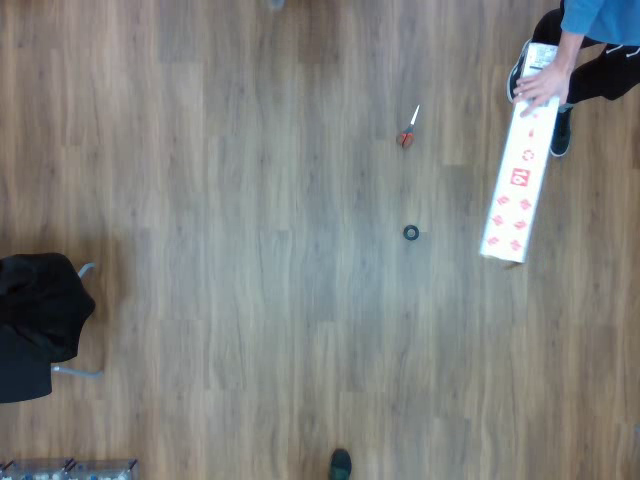
#> input picture frame 89 of 10.mp4, 640 x 480 px, given in place of object_detection_depth_2.mp4, which was not available
$ python opencv-video-playback.py
#> lines starting #> are read from the running program, lines starting #| are printed output that depends on the picture
import numpy as np
import cv2

cap = cv2.VideoCapture('recordings/old/object_detection_depth_2.mp4')
print(cap.isOpened())

# Loop over all frames
ret = True
while(True):

  # Read frame
  ret, frame = cap.read()
#> frame is the input picture: shape (480, 640, 3); mean B, G, R 127.2, 129.5, 128
#   print(ret)

  if ret:
    # print("ret")
    # Convert current frame to grayscale
    # frame = cv2.cvtColor(frame, cv2.COLOR_BGR2GRAY)
    # Calculate absolute difference of current frame and
    # the median frame
    # dframe = cv2.absdiff(frame, grayMedianFrame)
    # # Treshold to binarize
    # th, dframe = cv2.threshold(dframe, 30, 255, cv2.THRESH_BINARY)
    # Display image
    frame_colormap = cv2.applyColorMap(frame, cv2.COLORMAP_JET)
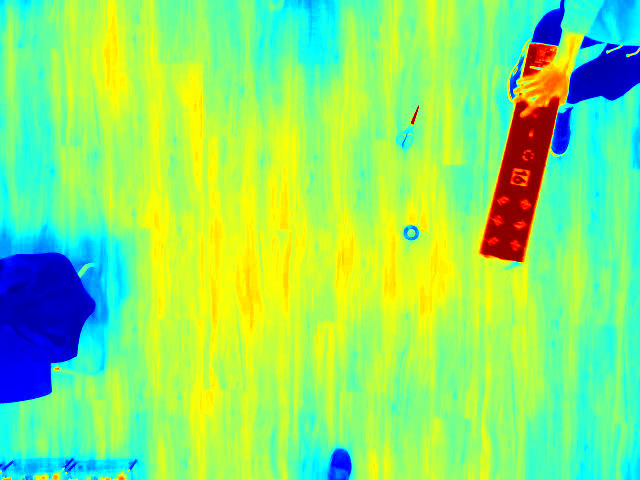
#> frame_colormap: shape (480, 640, 3); mean B, G, R 112.4, 232.9, 139.1
    cv2.imshow('frame', frame_colormap)
    cv2.waitKey(20)
  else:
    print('no more frames ... replaying video')
    cap.set(cv2.CAP_PROP_POS_FRAMES, 0)
    break


# Release video object
cap.release()

# Destroy all windows
cv2.destroyAllWindows()

$ run again, starting later in the video
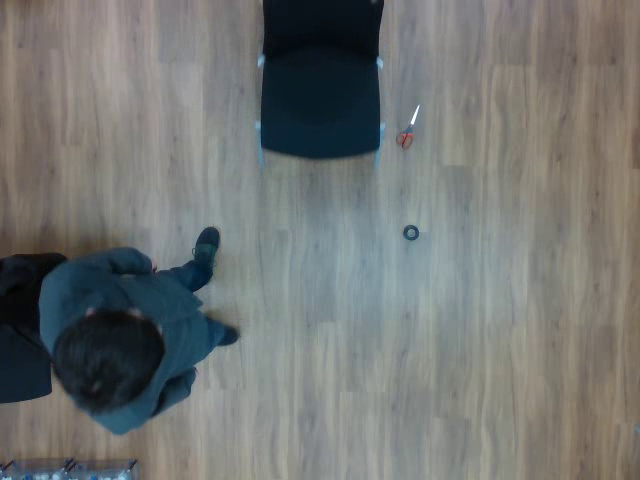
#> input picture frame 403 of 10.mp4, 640 x 480 px, given in place of object_detection_depth_2.mp4, which was not available
#> frame is the input picture: shape (480, 640, 3); mean B, G, R 114.3, 116.2, 113.3
#> `frame_colormap = cv2.applyColorMap(frame, cv2.COLORMAP_JET)`:
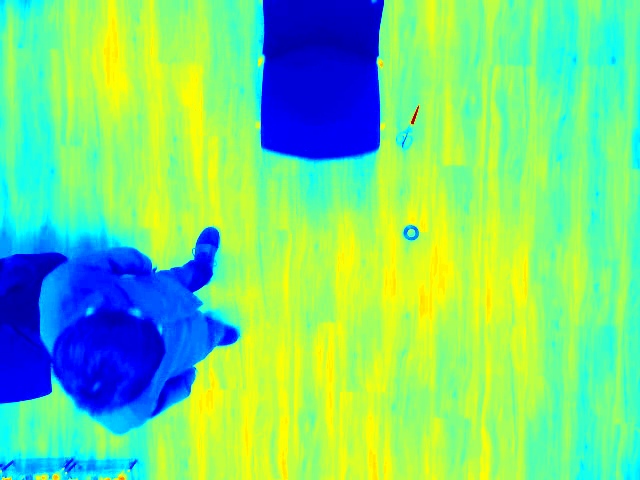
#> frame_colormap: shape (480, 640, 3); mean B, G, R 130.9, 216.1, 120.8

$ run again, starting later in the video
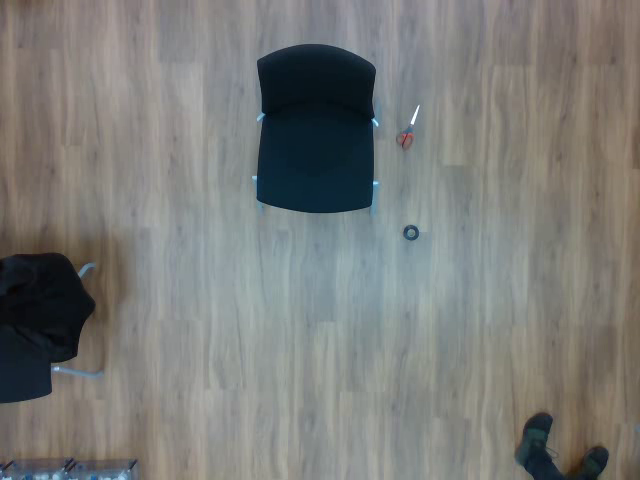
#> input picture frame 716 of 10.mp4, 640 x 480 px, given in place of object_detection_depth_2.mp4, which was not available
#> frame is the input picture: shape (480, 640, 3); mean B, G, R 120.2, 123, 121.8
#> `frame_colormap = cv2.applyColorMap(frame, cv2.COLORMAP_JET)`:
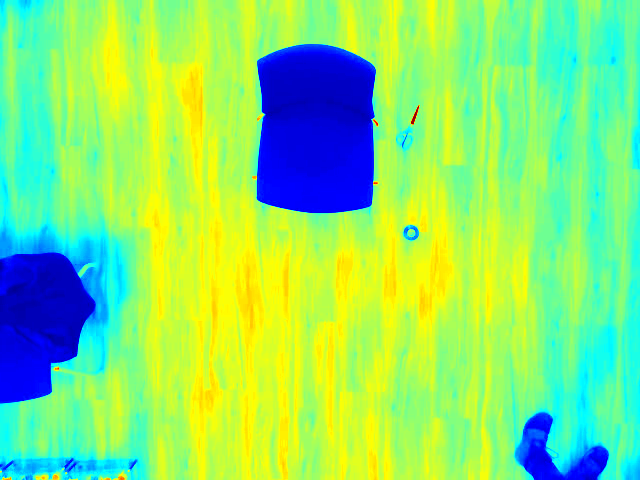
#> frame_colormap: shape (480, 640, 3); mean B, G, R 115.6, 226.8, 137
